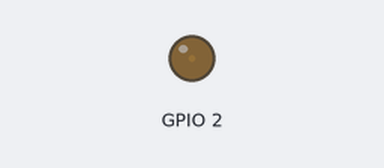
The sketch below on a simulated ESP32. Parts: output pins drawn as LEDs (lit = HIGH).

Above: at 0.05 s.
At 0.65 s:
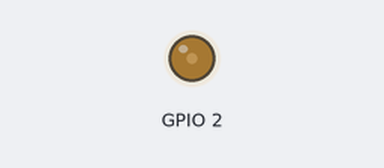
At 1.3 s:
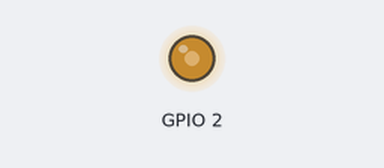
At 2.55 s:
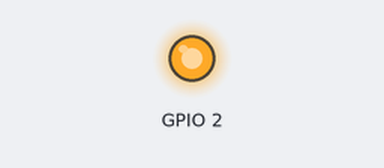
Timing chart, 0 to 5.9 s (numbered marks = the images above):
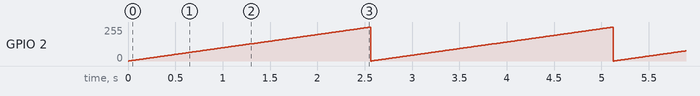

Measured:
- by itself, GPIO 2: ramps from 0/255 to 255/255 and jumps back, once every 2.6 s

The sketch:

fade_pwd.ino
```cpp
  int freq = 5000; //Set frequency of input signal (Hz)
  int ledChannel = 0;
  int resolution = 8; // Number of steps taken, 2^n, more => smooth


void setup() {
  ledcSetup(ledChannel, freq, resolution);
  ledcAttachPin(2, ledChannel);


}

void loop() {

  for (int dutyCycle = 0; dutyCycle <= 255 /*2^n - 1*/; dutyCycle++){ // Fade in
    ledcWrite(ledChannel, dutyCycle);
    delay(10);
  }

 for (int dutyCycle = 255; dutyCycle <= 0; dutyCycle--){ // Fade out
    ledcWrite(ledChannel, dutyCycle);
    delay(50);
  }


}
```
